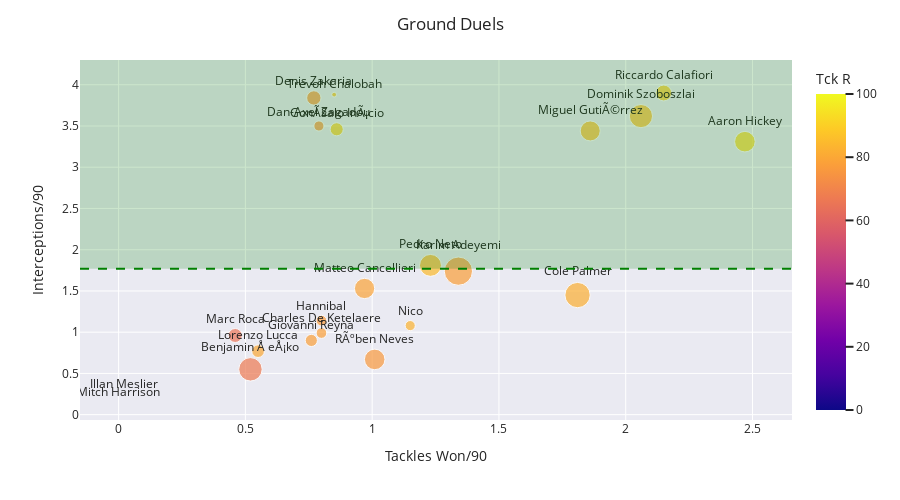

The code cell stored with this chart in its notebook:
### Code cell
#Analysing Ground Duels ability
fig = px.scatter(df, x="Tck", y="Int/90", text="Name", log_x=False, size_max=20, color="Tck R", size= 'Fls')
#fig.update_yaxes(autorange="reversed")
fig.update_traces(textposition='top center')
fig.update_layout(height=500)
fig.update_xaxes(title_text='Tackles Won/90')
fig.update_yaxes(title_text='Interceptions/90')
fig.add_hline(y=1.77, opacity=1, line_width=2, line_dash='dash', line_color='green')
fig.add_hrect(y0=1.77, y1=df["Int/90"].max()+0.4, line_width=0, fillcolor="green", opacity=0.2)
for template in ["seaborn"]:
    fig.update_layout(template=template, title="Ground Duels")
fig.show()

### Figure 1 — Plotly figure (JSON) as saved in the notebook; plotly's stock layout.template omitted (floating-point values rounded to 4 significant figures)
{"data": [{"hovertemplate": "Tck=%{x}<br>Int/90=%{y}<br>Fls=%{marker.size}<br>Name=%{text}<br>Tck R=%{marker.color}<extra></extra>", "legendgroup": "", "marker": {"color": [100, 0, 76, 91, 88, 77, 80, 83, 86, 65, 90, 67, 78, 93, 77, 78, 76, 78, 82, 79, 85, 86], "coloraxis": "coloraxis", "size": [0, 0, 9, 15, 2, 18, 14, 9, 35, 17, 22, 48, 10, 37, 10, 13, 37, 70, 56, 36, 42, 47], "sizemode": "area", "sizeref": 0.175, "symbol": "circle"}, "mode": "markers+text", "name": "", "orientation": "v", "showlegend": false, "text": ["Illan Meslier", "Mitch Harrison", "Dan-Axel Zagadou", "GonÃ§alo InÃ¡cio", "Trevoh Chalobah", "Denis Zakaria", "Lorenzo Lucca", "Nico", "Miguel GutiÃ©rrez", "Marc Roca", "Riccardo Calafiori", "Benjamin Å eÅ¡ko", "Charles De Ketelaere", "Aaron Hickey", "Hannibal", "Giovanni Reyna", "RÃºben Neves", "Karim Adeyemi", "Cole Palmer", "Matteo Cancellieri", "Pedro Neto", "Dominik Szoboszlai"], "textposition": "top center", "type": "scatter", "x": [0.02, 0, 0.79, 0.86, 0.85, 0.77, 0.55, 1.15, 1.86, 0.46, 2.15, 0.52, 0.8, 2.47, 0.8, 0.76, 1.01, 1.34, 1.81, 0.97, 1.23, 2.06], "xaxis": "x", "y": [0.29, 0.19, 3.5, 3.46, 3.88, 3.84, 0.77, 1.08, 3.44, 0.96, 3.9, 0.55, 0.99, 3.31, 1.14, 0.9, 0.67, 1.74, 1.45, 1.53, 1.81, 3.62], "yaxis": "y"}], "layout": {"coloraxis": {"colorbar": {"title": {"text": "Tck R"}}, "colorscale": [[0, "#0d0887"], [0.1111, "#46039f"], [0.2222, "#7201a8"], [0.3333, "#9c179e"], [0.4444, "#bd3786"], [0.5556, "#d8576b"], [0.6667, "#ed7953"], [0.7778, "#fb9f3a"], [0.8889, "#fdca26"], [1, "#f0f921"]]}, "height": 500, "legend": {"itemsizing": "constant", "tracegroupgap": 0}, "margin": {"t": 60}, "shapes": [{"line": {"color": "green", "dash": "dash", "width": 2}, "opacity": 1, "type": "line", "x0": 0, "x1": 1, "xref": "x domain", "y0": 1.77, "y1": 1.77, "yref": "y"}, {"fillcolor": "green", "line": {"width": 0}, "opacity": 0.2, "type": "rect", "x0": 0, "x1": 1, "xref": "x domain", "y0": 1.77, "y1": 4.3, "yref": "y"}], "title": {"text": "Ground Duels"}, "xaxis": {"anchor": "y", "domain": [0, 1], "title": {"text": "Tackles Won/90"}}, "yaxis": {"anchor": "x", "domain": [0, 1], "title": {"text": "Interceptions/90"}}}}
